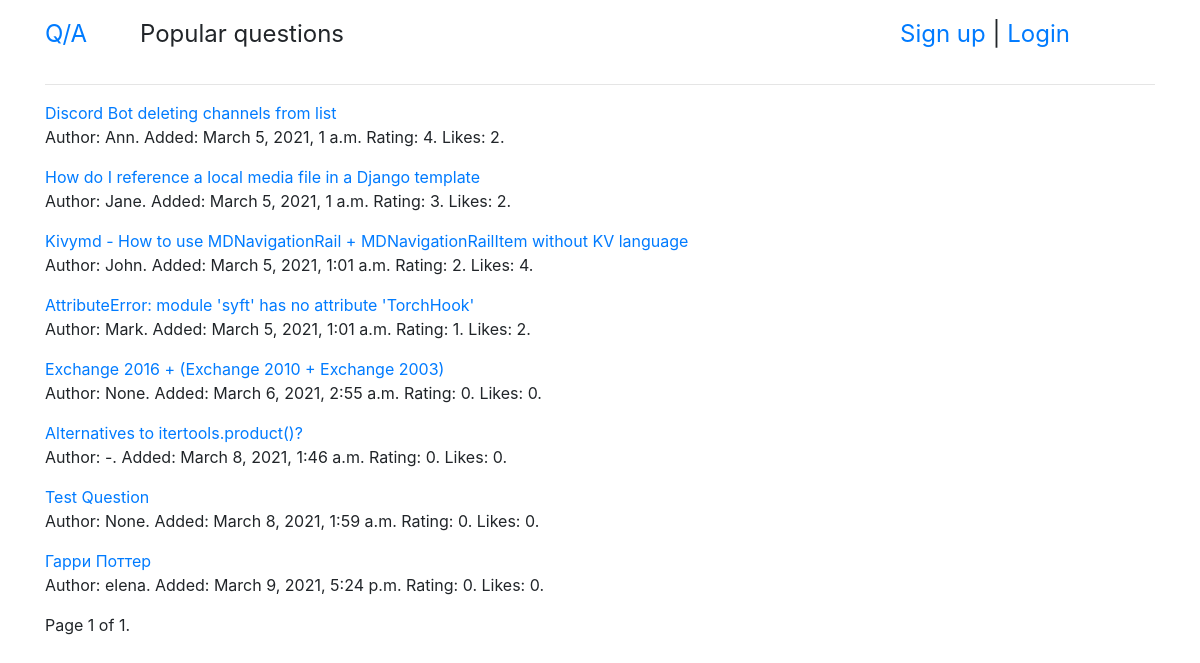
Page /popular/ on the committed database.
### qa/models.py (models this page shows)
class Question(models.Model):
    objects = QuestionManager()
    title = models.CharField(default='', max_length=255)
    text = models.TextField(default='')
    added_at = models.DateTimeField(null=True, auto_now_add=True)
    rating = models.IntegerField(default=0)
    author = models.ForeignKey(User, null=True, on_delete=models.SET_NULL)
    likes = models.ManyToManyField(User, null=True, related_name='question_like_user')
    def __str__(self):
        return self.title
    def get_url(self):
        return reverse("question-id", kwargs={'pk': self.id})

### qa/views.py (the view)
# urls.py: path('popular/', popular),
def popular(request, *args, **kwargs):
    try:
        questions = Question.objects.popular()
    except Question.DoesNotExist:
        raise Http404
    page_obj = paginate(request, questions)
    return render(request, 'list.html', {
        'title': 'Popular questions',
        'user': request.user,
        'page_obj': page_obj,
    })

### qa/models.py (called while the page is built)
    def popular(self):
        return self.order_by('-rating')

### qa/views.py (called while the page is built)
def paginate(request, objects):
    try:
        limit = int(request.GET.get('limit', 10))
    except ValueError:
        limit = 10
    if limit > 10:
        limit = 10
    try:
        page_number = int(request.GET.get('page', 1))
    except ValueError:
        raise Http404
    paginator = Paginator(objects, limit)
    try:
        page = paginator.page(page_number)
    except EmptyPage:
        page = paginator.page(paginator.num_pages)
    return page

### qa/templates/list.html (shortened to what this page needs)
{% extends 'base.html' %}
{% block page %}{{ title }}{% endblock %}
{% block content %}
    {% for question in page_obj %}
        <p><a href="{{ question.get_url }}">{{ question }}</a><br>
            Author: {{ question.author }}.
            Added: {{ question.added_at }}
            Rating: {{ question.rating }}.
            Likes: {{ question.likes.count }}.
        </p>
    {% endfor %}
    <div class="pagination">
        <span class="step-links">
            <span class="current">
                Page {{ page_obj.number }} of {{ page_obj.paginator.num_pages }}.
            </span>
        </span>
    </div>
{% endblock %}

### rows in the picture
Question: title "Discord Bot deleting channels from list", author "Ann", added_at "March 5, 2021, 1 a.m.", rating "4", likes.count "2"
Question: title "How do I reference a local media file in a Django template", author "Jane", added_at "March 5, 2021, 1 a.m.", rating "3", likes.count "2"
Question: title "Kivymd - How to use MDNavigationRail + MDNavigationRailItem without KV language", author "John", added_at "March 5, 2021, 1:01 a.m.", rating "2", likes.count "4"
Question: title "AttributeError: module 'syft' has no attribute 'TorchHook'", author "Mark", added_at "March 5, 2021, 1:01 a.m.", rating "1", likes.count "2"
Question: title "Exchange 2016 + (Exchange 2010 + Exchange 2003)", author "None", added_at "March 6, 2021, 2:55 a.m.", rating "0", likes.count "0"
Question: title "Alternatives to itertools.product()?", author "-", added_at "March 8, 2021, 1:46 a.m.", rating "0", likes.count "0"
Question: title "Test Question", author "None", added_at "March 8, 2021, 1:59 a.m.", rating "0", likes.count "0"
Question: title "Гарри Поттер", author "elena", added_at "March 9, 2021, 5:24 p.m.", rating "0", likes.count "0"

### other values in the picture
{{ title }} "Popular questions"
{{ page_obj.number }} "1"
{{ page_obj.paginator.num_pages }} "1"
